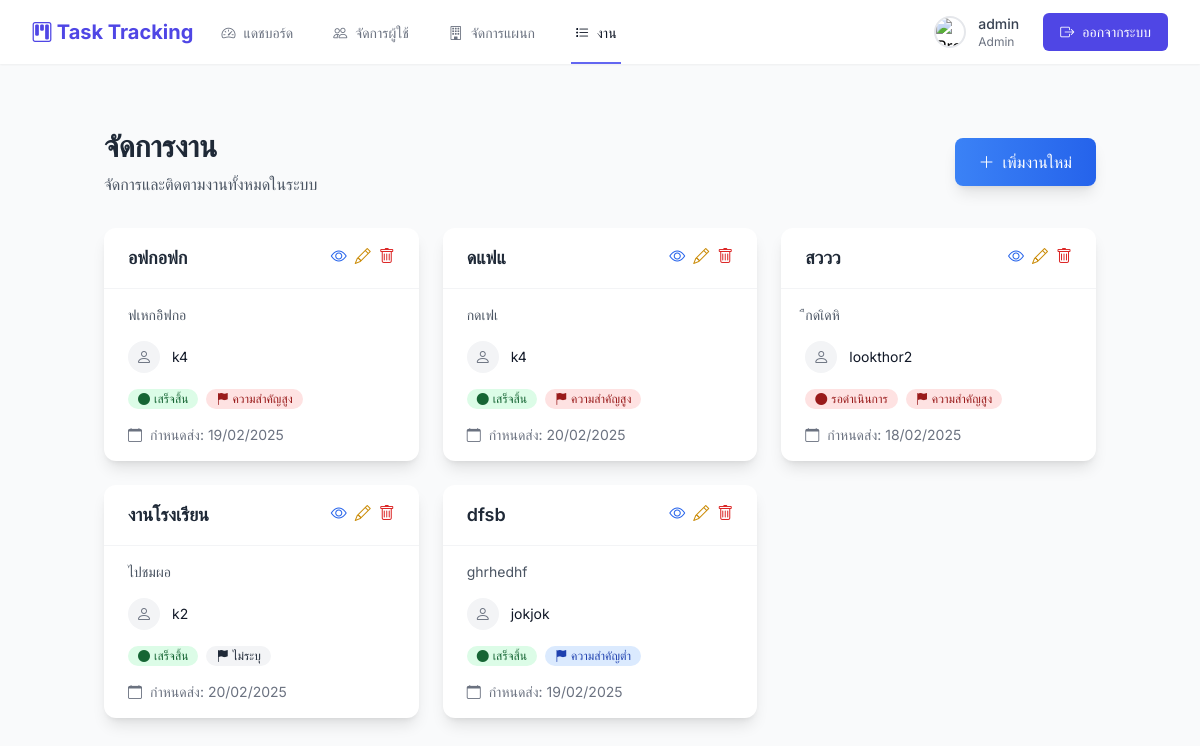
Screenshot of /admin/tasks.php (signed in) with the database file from the repository.
### tables this page shows
CREATE TABLE `tasks` (
  `task_id` int(11) NOT NULL,
  `title` varchar(255) NOT NULL,
  `description` text DEFAULT NULL,
  `status` enum('pending','in_progress','completed','cancelled') DEFAULT 'pending',
  `priority` enum('low','medium','high','urgent') DEFAULT 'medium',
  `due_date` date DEFAULT NULL,
  `created_at` datetime DEFAULT current_timestamp(),
  `updated_at` datetime DEFAULT current_timestamp() ON UPDATE current_timestamp(),
  `created_by` int(11) DEFAULT NULL,
  `assigned_to` int(11) DEFAULT NULL,
  `project_id` int(11) DEFAULT NULL,
  `assigned_by` int(11) DEFAULT NULL
);

CREATE TABLE `users` (
  `user_id` int(11) NOT NULL,
  `username` varchar(50) NOT NULL,
  `email` varchar(100) NOT NULL,
  `password` varchar(255) NOT NULL,
  `role` enum('admin','manager','employee') NOT NULL DEFAULT 'employee',
  `token` varchar(64) DEFAULT NULL,
  `token_expires_at` datetime DEFAULT NULL,
  `created_at` timestamp NOT NULL DEFAULT current_timestamp(),
  `updated_at` datetime DEFAULT current_timestamp() ON UPDATE current_timestamp(),
  `is_active` tinyint(1) NOT NULL DEFAULT 1,
  `profile_image` varchar(255) DEFAULT 'default-profile.png',
  `department_id` int(11) DEFAULT NULL,
  `phone` varchar(20) DEFAULT NULL
);

### admin/tasks.php (the view, shortened to what this page needs)
<?php
include '../header.php';
require_once '../auth.php';
$tasks_sql = "
    SELECT t.*, u.username as assigned_username
    FROM tasks t
    LEFT JOIN users u ON t.assigned_to = u.user_id
    ORDER BY t.created_at DESC";
$tasks = $conn->query($tasks_sql);
?>
<div class="min-h-screen bg-gray-50 py-8">
    <div class="container mx-auto px-4">
        <div class="flex justify-between items-center mb-8">
            <div>
                <h2 class="text-3xl font-bold text-gray-800">จัดการงาน</h2>
                <p class="text-gray-600 mt-2">จัดการและติดตามงานทั้งหมดในระบบ</p>
            </div>
            <button type="button"
                    class="bg-gradient-to-r from-blue-500 to-blue-600 hover:from-blue-600 hover:to-blue-700 text-white px-6 py-3 rounded-lg shadow-lg transition duration-200 flex items-center space-x-2 transform hover:scale-105"
                    data-bs-toggle="modal"
                    data-bs-target="#addTaskModal">
                <i class="bi bi-plus-lg"></i>
                <span>เพิ่มงานใหม่</span>
            </button>
        </div>
        <div class="grid grid-cols-1 md:grid-cols-2 lg:grid-cols-3 gap-6">
            <?php while ($task = $tasks->fetch_assoc()): ?>
                <div class="bg-white rounded-xl shadow-lg overflow-hidden hover:shadow-xl transition-shadow duration-300">
                    <div class="px-6 py-4 border-b border-gray-100">
                        <div class="flex justify-between items-start">
                            <h3 class="text-lg font-semibold text-gray-800 truncate">
                                <?php echo htmlspecialchars($task['title']); ?>
                            </h3>
                            <div class="flex space-x-2">
                                <button onclick="viewTask(<?php echo $task['task_id']; ?>)"
                                        class="text-blue-600 hover:text-blue-900 transition duration-150">
                                    <i class="bi bi-eye"></i>
                                </button>
                                <button onclick="editTask(<?php echo $task['task_id']; ?>)"
                                        class="text-yellow-600 hover:text-yellow-900 transition duration-150">
                                    <i class="bi bi-pencil"></i>
                                </button>
                                <button onclick="deleteTask(<?php echo $task['task_id']; ?>)"
                                        class="text-red-600 hover:text-red-900 transition duration-150">
                                    <i class="bi bi-trash"></i>
                                </button>
                            </div>
                        </div>
                    </div>
                    <div class="px-6 py-4">
                        <p class="text-gray-600 text-sm mb-4">
                            <?php echo htmlspecialchars($task['description']); ?>
                        </p>
                        <div class="flex items-center mb-4">
                            <div class="flex-shrink-0 h-8 w-8 bg-gray-100 rounded-full flex items-center justify-center">
                                <i class="bi bi-person text-gray-500"></i>
                            </div>
                            <div class="ml-3">
                                <p class="text-sm text-gray-900">
                                    <?php echo htmlspecialchars($task['assigned_username'] ?? 'ไม่ระบุ'); ?>
                                </p>
                            </div>
                        </div>
                        <div class="flex flex-wrap gap-2 mb-4">
                            <span class="inline-flex items-center px-2.5 py-0.5 rounded-full text-xs font-medium <?php
                                echo match($task['status']) {
                                    'completed' => 'bg-green-100 text-green-800',
                                    'in_progress' => 'bg-yellow-100 text-yellow-800',
                                    'pending' => 'bg-red-100 text-red-800',
                                    default => 'bg-gray-100 text-gray-800'
                                };
                            ?>">
                                <i class="bi bi-circle-fill text-xs mr-1"></i>
                                <?php
                                echo match($task['status']) {
                                    'completed' => 'เสร็จสิ้น',
                                    'in_progress' => 'กำลังดำเนินการ',
                                    'pending' => 'รอดำเนินการ',
                                    default => 'ไม่ระบุ'
                                };
                                ?>
                            </span>
                            <span class="inline-flex items-center px-2.5 py-0.5 rounded-full text-xs font-medium <?php
                                echo match($task['priority']) {
                                    'high' => 'bg-red-100 text-red-800',
                                    'medium' => 'bg-yellow-100 text-yellow-800',
                                    'low' => 'bg-blue-100 text-blue-800',
                                    default => 'bg-gray-100 text-gray-800'
                                };
                            ?>">
                                <i class="bi bi-flag-fill text-xs mr-1"></i>
                                <?php
                                echo match($task['priority']) {
                                    'high' => 'ความสำคัญสูง',
                                    'medium' => 'ความสำคัญปานกลาง',
                                    'low' => 'ความสำคัญต่ำ',
                                    default => 'ไม่ระบุ'
                                };
                                ?>
                            </span>
                        </div>
                        <div class="flex items-center text-sm text-gray-500">
                            <i class="bi bi-calendar mr-2"></i>
                            <span>กำหนดส่ง: <?php echo date('d/m/Y', strtotime($task['due_date'])); ?></span>
                        </div>
                    </div>
                </div>
            <?php endwhile; ?>
        </div>
    </div>
</div>
<?php include '../footer.php'; ?>

### rows the page displays
tasks: title "อฟกอฟก", description "ฟเหกอิิฟกอ", users.username "k4", status "เสร็จสิ้น", priority "ความสำคัญสูง", due_date "19/02/2025"
tasks: title "ดแฟแ", description "กดเฟเ", users.username "k4", status "เสร็จสิ้น", priority "ความสำคัญสูง", due_date "20/02/2025"
tasks: title "สววว", description "ืกดเิดหิ", users.username "lookthor2", status "รอดำเนินการ", priority "ความสำคัญสูง", due_date "18/02/2025"
tasks: title "งานโรงเรียน", description "ไปชมผอ", users.username "k2", status "เสร็จสิ้น", priority "ไม่ระบุ", due_date "20/02/2025"
tasks: title "dfsb", description "ghrhedhf", users.username "jokjok", status "เสร็จสิ้น", priority "ความสำคัญต่ำ", due_date "19/02/2025"

### other values shown
$_SESSION['username'] "admin"
$_SESSION['role'] "Admin"
